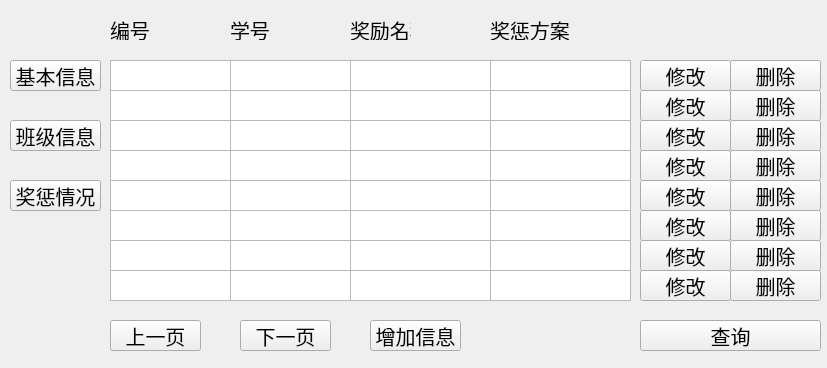
<?xml version="1.0" encoding="UTF-8"?>
<ui version="4.0">
 <class>Form</class>
 <widget class="QWidget" name="Form">
  <property name="geometry">
   <rect>
    <x>0</x>
    <y>0</y>
    <width>827</width>
    <height>368</height>
   </rect>
  </property>
  <property name="minimumSize">
   <size>
    <width>787</width>
    <height>368</height>
   </size>
  </property>
  <property name="windowTitle">
   <string>Form</string>
  </property>
  <widget class="QLabel" name="label_2">
   <property name="geometry">
    <rect>
     <x>230</x>
     <y>20</y>
     <width>61</width>
     <height>20</height>
    </rect>
   </property>
   <property name="font">
    <font>
     <family>楷体</family>
     <pointsize>15</pointsize>
    </font>
   </property>
   <property name="text">
    <string>学号</string>
   </property>
  </widget>
  <widget class="QLabel" name="label_3">
   <property name="geometry">
    <rect>
     <x>110</x>
     <y>20</y>
     <width>61</width>
     <height>20</height>
    </rect>
   </property>
   <property name="font">
    <font>
     <family>楷体</family>
     <pointsize>15</pointsize>
    </font>
   </property>
   <property name="text">
    <string>编号</string>
   </property>
  </widget>
  <widget class="QLabel" name="label_4">
   <property name="geometry">
    <rect>
     <x>350</x>
     <y>20</y>
     <width>61</width>
     <height>20</height>
    </rect>
   </property>
   <property name="font">
    <font>
     <family>楷体</family>
     <pointsize>15</pointsize>
    </font>
   </property>
   <property name="text">
    <string>奖励名称</string>
   </property>
  </widget>
  <widget class="QLabel" name="label_5">
   <property name="geometry">
    <rect>
     <x>490</x>
     <y>20</y>
     <width>81</width>
     <height>20</height>
    </rect>
   </property>
   <property name="font">
    <font>
     <family>楷体</family>
     <pointsize>15</pointsize>
    </font>
   </property>
   <property name="text">
    <string>奖惩方案</string>
   </property>
  </widget>
  <widget class="QPushButton" name="basic_BUTTON">
   <property name="geometry">
    <rect>
     <x>10</x>
     <y>60</y>
     <width>91</width>
     <height>31</height>
    </rect>
   </property>
   <property name="font">
    <font>
     <family>楷体</family>
     <pointsize>15</pointsize>
    </font>
   </property>
   <property name="text">
    <string>基本信息</string>
   </property>
  </widget>
  <widget class="QPushButton" name="class_BUTTON">
   <property name="geometry">
    <rect>
     <x>10</x>
     <y>120</y>
     <width>91</width>
     <height>31</height>
    </rect>
   </property>
   <property name="font">
    <font>
     <family>楷体</family>
     <pointsize>15</pointsize>
    </font>
   </property>
   <property name="text">
    <string>班级信息</string>
   </property>
  </widget>
  <widget class="QPushButton" name="rp_BUTTON">
   <property name="geometry">
    <rect>
     <x>10</x>
     <y>180</y>
     <width>91</width>
     <height>31</height>
    </rect>
   </property>
   <property name="font">
    <font>
     <family>楷体</family>
     <pointsize>15</pointsize>
    </font>
   </property>
   <property name="text">
    <string>奖惩情况</string>
   </property>
  </widget>
  <widget class="QPushButton" name="lastpage_BUTTON">
   <property name="geometry">
    <rect>
     <x>110</x>
     <y>320</y>
     <width>91</width>
     <height>31</height>
    </rect>
   </property>
   <property name="font">
    <font>
     <family>楷体</family>
     <pointsize>15</pointsize>
    </font>
   </property>
   <property name="text">
    <string>上一页</string>
   </property>
  </widget>
  <widget class="QPushButton" name="nextpage_BUTTON">
   <property name="geometry">
    <rect>
     <x>240</x>
     <y>320</y>
     <width>91</width>
     <height>31</height>
    </rect>
   </property>
   <property name="font">
    <font>
     <family>楷体</family>
     <pointsize>15</pointsize>
    </font>
   </property>
   <property name="text">
    <string>下一页</string>
   </property>
  </widget>
  <widget class="QTextBrowser" name="textBrowser_1">
   <property name="geometry">
    <rect>
     <x>110</x>
     <y>60</y>
     <width>121</width>
     <height>31</height>
    </rect>
   </property>
  </widget>
  <widget class="QTextBrowser" name="textBrowser_2">
   <property name="geometry">
    <rect>
     <x>230</x>
     <y>60</y>
     <width>121</width>
     <height>31</height>
    </rect>
   </property>
  </widget>
  <widget class="QTextBrowser" name="textBrowser_3">
   <property name="geometry">
    <rect>
     <x>350</x>
     <y>60</y>
     <width>141</width>
     <height>31</height>
    </rect>
   </property>
  </widget>
  <widget class="QTextBrowser" name="textBrowser_4">
   <property name="geometry">
    <rect>
     <x>490</x>
     <y>60</y>
     <width>141</width>
     <height>31</height>
    </rect>
   </property>
  </widget>
  <widget class="QPushButton" name="change_BUTTON1">
   <property name="geometry">
    <rect>
     <x>640</x>
     <y>60</y>
     <width>91</width>
     <height>31</height>
    </rect>
   </property>
   <property name="font">
    <font>
     <family>楷体</family>
     <pointsize>15</pointsize>
    </font>
   </property>
   <property name="text">
    <string>修改</string>
   </property>
  </widget>
  <widget class="QTextBrowser" name="textBrowser_8">
   <property name="geometry">
    <rect>
     <x>490</x>
     <y>90</y>
     <width>141</width>
     <height>31</height>
    </rect>
   </property>
  </widget>
  <widget class="QTextBrowser" name="textBrowser_7">
   <property name="geometry">
    <rect>
     <x>350</x>
     <y>90</y>
     <width>141</width>
     <height>31</height>
    </rect>
   </property>
  </widget>
  <widget class="QPushButton" name="change_BUTTON2">
   <property name="geometry">
    <rect>
     <x>640</x>
     <y>90</y>
     <width>91</width>
     <height>31</height>
    </rect>
   </property>
   <property name="font">
    <font>
     <family>楷体</family>
     <pointsize>15</pointsize>
    </font>
   </property>
   <property name="text">
    <string>修改</string>
   </property>
  </widget>
  <widget class="QTextBrowser" name="textBrowser_5">
   <property name="geometry">
    <rect>
     <x>110</x>
     <y>90</y>
     <width>121</width>
     <height>31</height>
    </rect>
   </property>
  </widget>
  <widget class="QTextBrowser" name="textBrowser_6">
   <property name="geometry">
    <rect>
     <x>230</x>
     <y>90</y>
     <width>121</width>
     <height>31</height>
    </rect>
   </property>
  </widget>
  <widget class="QTextBrowser" name="textBrowser_12">
   <property name="geometry">
    <rect>
     <x>490</x>
     <y>120</y>
     <width>141</width>
     <height>31</height>
    </rect>
   </property>
  </widget>
  <widget class="QTextBrowser" name="textBrowser_11">
   <property name="geometry">
    <rect>
     <x>350</x>
     <y>120</y>
     <width>141</width>
     <height>31</height>
    </rect>
   </property>
  </widget>
  <widget class="QPushButton" name="change_BUTTON3">
   <property name="geometry">
    <rect>
     <x>640</x>
     <y>120</y>
     <width>91</width>
     <height>31</height>
    </rect>
   </property>
   <property name="font">
    <font>
     <family>楷体</family>
     <pointsize>15</pointsize>
    </font>
   </property>
   <property name="text">
    <string>修改</string>
   </property>
  </widget>
  <widget class="QTextBrowser" name="textBrowser_9">
   <property name="geometry">
    <rect>
     <x>110</x>
     <y>120</y>
     <width>121</width>
     <height>31</height>
    </rect>
   </property>
  </widget>
  <widget class="QTextBrowser" name="textBrowser_10">
   <property name="geometry">
    <rect>
     <x>230</x>
     <y>120</y>
     <width>121</width>
     <height>31</height>
    </rect>
   </property>
  </widget>
  <widget class="QTextBrowser" name="textBrowser_16">
   <property name="geometry">
    <rect>
     <x>490</x>
     <y>150</y>
     <width>141</width>
     <height>31</height>
    </rect>
   </property>
  </widget>
  <widget class="QTextBrowser" name="textBrowser_15">
   <property name="geometry">
    <rect>
     <x>350</x>
     <y>150</y>
     <width>141</width>
     <height>31</height>
    </rect>
   </property>
  </widget>
  <widget class="QPushButton" name="change_BUTTON4">
   <property name="geometry">
    <rect>
     <x>640</x>
     <y>150</y>
     <width>91</width>
     <height>31</height>
    </rect>
   </property>
   <property name="font">
    <font>
     <family>楷体</family>
     <pointsize>15</pointsize>
    </font>
   </property>
   <property name="text">
    <string>修改</string>
   </property>
  </widget>
  <widget class="QTextBrowser" name="textBrowser_13">
   <property name="geometry">
    <rect>
     <x>110</x>
     <y>150</y>
     <width>121</width>
     <height>31</height>
    </rect>
   </property>
  </widget>
  <widget class="QTextBrowser" name="textBrowser_14">
   <property name="geometry">
    <rect>
     <x>230</x>
     <y>150</y>
     <width>121</width>
     <height>31</height>
    </rect>
   </property>
  </widget>
  <widget class="QTextBrowser" name="textBrowser_20">
   <property name="geometry">
    <rect>
     <x>490</x>
     <y>180</y>
     <width>141</width>
     <height>31</height>
    </rect>
   </property>
  </widget>
  <widget class="QTextBrowser" name="textBrowser_19">
   <property name="geometry">
    <rect>
     <x>350</x>
     <y>180</y>
     <width>141</width>
     <height>31</height>
    </rect>
   </property>
  </widget>
  <widget class="QPushButton" name="change_BUTTON5">
   <property name="geometry">
    <rect>
     <x>640</x>
     <y>180</y>
     <width>91</width>
     <height>31</height>
    </rect>
   </property>
   <property name="font">
    <font>
     <family>楷体</family>
     <pointsize>15</pointsize>
    </font>
   </property>
   <property name="text">
    <string>修改</string>
   </property>
  </widget>
  <widget class="QTextBrowser" name="textBrowser_17">
   <property name="geometry">
    <rect>
     <x>110</x>
     <y>180</y>
     <width>121</width>
     <height>31</height>
    </rect>
   </property>
  </widget>
  <widget class="QTextBrowser" name="textBrowser_18">
   <property name="geometry">
    <rect>
     <x>230</x>
     <y>180</y>
     <width>121</width>
     <height>31</height>
    </rect>
   </property>
  </widget>
  <widget class="QTextBrowser" name="textBrowser_24">
   <property name="geometry">
    <rect>
     <x>490</x>
     <y>210</y>
     <width>141</width>
     <height>31</height>
    </rect>
   </property>
  </widget>
  <widget class="QTextBrowser" name="textBrowser_23">
   <property name="geometry">
    <rect>
     <x>350</x>
     <y>210</y>
     <width>141</width>
     <height>31</height>
    </rect>
   </property>
  </widget>
  <widget class="QPushButton" name="change_BUTTON6">
   <property name="geometry">
    <rect>
     <x>640</x>
     <y>210</y>
     <width>91</width>
     <height>31</height>
    </rect>
   </property>
   <property name="font">
    <font>
     <family>楷体</family>
     <pointsize>15</pointsize>
    </font>
   </property>
   <property name="text">
    <string>修改</string>
   </property>
  </widget>
  <widget class="QTextBrowser" name="textBrowser_21">
   <property name="geometry">
    <rect>
     <x>110</x>
     <y>210</y>
     <width>121</width>
     <height>31</height>
    </rect>
   </property>
  </widget>
  <widget class="QTextBrowser" name="textBrowser_22">
   <property name="geometry">
    <rect>
     <x>230</x>
     <y>210</y>
     <width>121</width>
     <height>31</height>
    </rect>
   </property>
  </widget>
  <widget class="QTextBrowser" name="textBrowser_28">
   <property name="geometry">
    <rect>
     <x>490</x>
     <y>240</y>
     <width>141</width>
     <height>31</height>
    </rect>
   </property>
  </widget>
  <widget class="QTextBrowser" name="textBrowser_27">
   <property name="geometry">
    <rect>
     <x>350</x>
     <y>240</y>
     <width>141</width>
     <height>31</height>
    </rect>
   </property>
  </widget>
  <widget class="QPushButton" name="change_BUTTON7">
   <property name="geometry">
    <rect>
     <x>640</x>
     <y>240</y>
     <width>91</width>
     <height>31</height>
    </rect>
   </property>
   <property name="font">
    <font>
     <family>楷体</family>
     <pointsize>15</pointsize>
    </font>
   </property>
   <property name="text">
    <string>修改</string>
   </property>
  </widget>
  <widget class="QTextBrowser" name="textBrowser_25">
   <property name="geometry">
    <rect>
     <x>110</x>
     <y>240</y>
     <width>121</width>
     <height>31</height>
    </rect>
   </property>
  </widget>
  <widget class="QTextBrowser" name="textBrowser_26">
   <property name="geometry">
    <rect>
     <x>230</x>
     <y>240</y>
     <width>121</width>
     <height>31</height>
    </rect>
   </property>
  </widget>
  <widget class="QTextBrowser" name="textBrowser_29">
   <property name="geometry">
    <rect>
     <x>110</x>
     <y>270</y>
     <width>121</width>
     <height>31</height>
    </rect>
   </property>
  </widget>
  <widget class="QTextBrowser" name="textBrowser_30">
   <property name="geometry">
    <rect>
     <x>230</x>
     <y>270</y>
     <width>121</width>
     <height>31</height>
    </rect>
   </property>
  </widget>
  <widget class="QPushButton" name="change_BUTTON8">
   <property name="geometry">
    <rect>
     <x>640</x>
     <y>270</y>
     <width>91</width>
     <height>31</height>
    </rect>
   </property>
   <property name="font">
    <font>
     <family>楷体</family>
     <pointsize>15</pointsize>
    </font>
   </property>
   <property name="text">
    <string>修改</string>
   </property>
  </widget>
  <widget class="QTextBrowser" name="textBrowser_31">
   <property name="geometry">
    <rect>
     <x>350</x>
     <y>270</y>
     <width>141</width>
     <height>31</height>
    </rect>
   </property>
  </widget>
  <widget class="QTextBrowser" name="textBrowser_32">
   <property name="geometry">
    <rect>
     <x>490</x>
     <y>270</y>
     <width>141</width>
     <height>31</height>
    </rect>
   </property>
  </widget>
  <widget class="QPushButton" name="check_BUTTON">
   <property name="geometry">
    <rect>
     <x>640</x>
     <y>320</y>
     <width>181</width>
     <height>31</height>
    </rect>
   </property>
   <property name="font">
    <font>
     <family>楷体</family>
     <pointsize>15</pointsize>
    </font>
   </property>
   <property name="text">
    <string>查询</string>
   </property>
  </widget>
  <widget class="QPushButton" name="rp_BUTTON_2">
   <property name="geometry">
    <rect>
     <x>370</x>
     <y>320</y>
     <width>91</width>
     <height>31</height>
    </rect>
   </property>
   <property name="font">
    <font>
     <family>楷体</family>
     <pointsize>15</pointsize>
    </font>
   </property>
   <property name="text">
    <string>增加信息</string>
   </property>
  </widget>
  <widget class="QPushButton" name="change_BUTTON5_2">
   <property name="geometry">
    <rect>
     <x>730</x>
     <y>180</y>
     <width>91</width>
     <height>31</height>
    </rect>
   </property>
   <property name="font">
    <font>
     <family>楷体</family>
     <pointsize>15</pointsize>
    </font>
   </property>
   <property name="text">
    <string>删除</string>
   </property>
  </widget>
  <widget class="QPushButton" name="change_BUTTON6_2">
   <property name="geometry">
    <rect>
     <x>730</x>
     <y>210</y>
     <width>91</width>
     <height>31</height>
    </rect>
   </property>
   <property name="font">
    <font>
     <family>楷体</family>
     <pointsize>15</pointsize>
    </font>
   </property>
   <property name="text">
    <string>删除</string>
   </property>
  </widget>
  <widget class="QPushButton" name="change_BUTTON7_2">
   <property name="geometry">
    <rect>
     <x>730</x>
     <y>240</y>
     <width>91</width>
     <height>31</height>
    </rect>
   </property>
   <property name="font">
    <font>
     <family>楷体</family>
     <pointsize>15</pointsize>
    </font>
   </property>
   <property name="text">
    <string>删除</string>
   </property>
  </widget>
  <widget class="QPushButton" name="change_BUTTON3_2">
   <property name="geometry">
    <rect>
     <x>730</x>
     <y>120</y>
     <width>91</width>
     <height>31</height>
    </rect>
   </property>
   <property name="font">
    <font>
     <family>楷体</family>
     <pointsize>15</pointsize>
    </font>
   </property>
   <property name="text">
    <string>删除</string>
   </property>
  </widget>
  <widget class="QPushButton" name="change_BUTTON1_2">
   <property name="geometry">
    <rect>
     <x>730</x>
     <y>60</y>
     <width>91</width>
     <height>31</height>
    </rect>
   </property>
   <property name="font">
    <font>
     <family>楷体</family>
     <pointsize>15</pointsize>
    </font>
   </property>
   <property name="text">
    <string>删除</string>
   </property>
  </widget>
  <widget class="QPushButton" name="change_BUTTON4_2">
   <property name="geometry">
    <rect>
     <x>730</x>
     <y>150</y>
     <width>91</width>
     <height>31</height>
    </rect>
   </property>
   <property name="font">
    <font>
     <family>楷体</family>
     <pointsize>15</pointsize>
    </font>
   </property>
   <property name="text">
    <string>删除</string>
   </property>
  </widget>
  <widget class="QPushButton" name="change_BUTTON2_2">
   <property name="geometry">
    <rect>
     <x>730</x>
     <y>90</y>
     <width>91</width>
     <height>31</height>
    </rect>
   </property>
   <property name="font">
    <font>
     <family>楷体</family>
     <pointsize>15</pointsize>
    </font>
   </property>
   <property name="text">
    <string>删除</string>
   </property>
  </widget>
  <widget class="QPushButton" name="change_BUTTON8_2">
   <property name="geometry">
    <rect>
     <x>730</x>
     <y>270</y>
     <width>91</width>
     <height>31</height>
    </rect>
   </property>
   <property name="font">
    <font>
     <family>楷体</family>
     <pointsize>15</pointsize>
    </font>
   </property>
   <property name="text">
    <string>删除</string>
   </property>
  </widget>
 </widget>
 <resources/>
 <connections/>
</ui>
